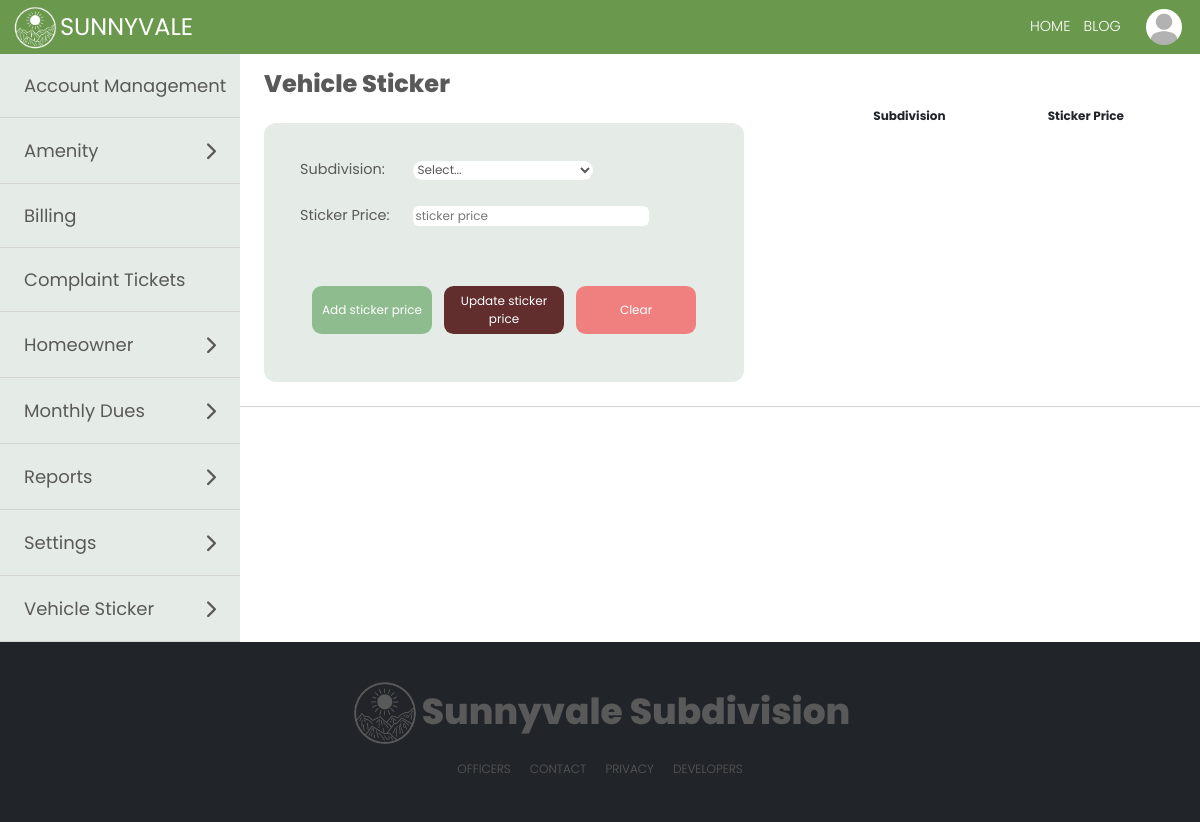
Before: /modules/settingsSticker.php (signed in) with the older database file.
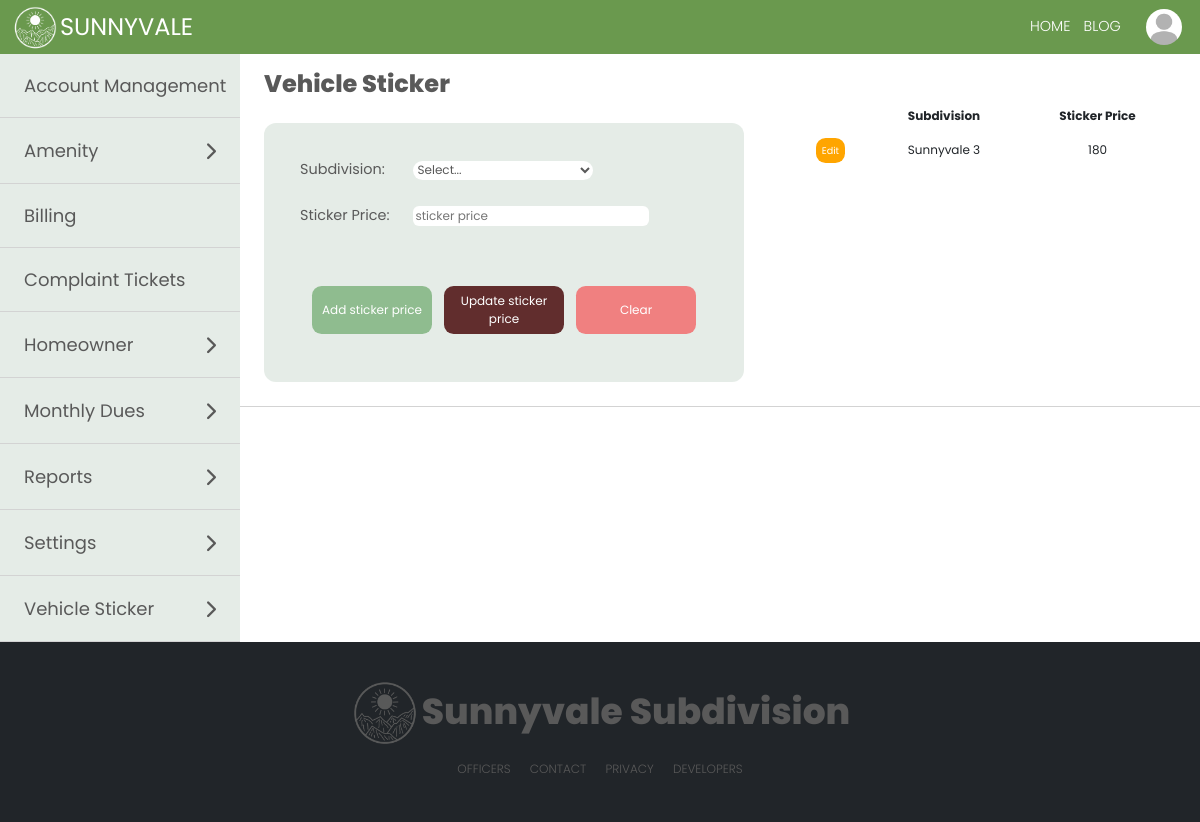
After: the same page with the newer database file.
### tables this page shows
CREATE TABLE IF NOT EXISTS `sticker` (
  `sticker_id` int(11) NOT NULL AUTO_INCREMENT,
  `subdivision` varchar(50) NOT NULL,
  `cost` int(11) NOT NULL,
  PRIMARY KEY (`sticker_id`)
);

### modules/settingsSticker.php (the view, shortened to what this page needs)
<?php
require '../marginals/topbar.php';
if ($_SESSION['subdivision'] != '') {
    $resultMonthly = $con->query("SELECT * FROM sticker WHERE subdivision = '" .  $_SESSION['subdivision'] . "'") or die($mysqli->error);
} else {
    $resultSubdivision_selectMonthly = $con->query("SELECT * FROM subdivision") or die($mysqli->error);
    $resultMonthly = $con->query("SELECT * FROM sticker") or die($mysqli->error);
}
?>
<!DOCTYPE html>
<html lang="en">
<head>
</head>
<body>
    <div class="secretary">
        <div class="sideBar">
            <?php require '../marginals/sidebarAdmin.php'; ?>
        </div>
        <div class="secretaryPanel">
            <label class="lblSettings">Vehicle Sticker</label>
            <div class="settingsMonthlyDues" id="settingsMonthlyDues">
                <div class="addAmenityForm">
                    <form method="post" autocomplete="off">
                        <table class="tblAmenityForm">
                            <tr>
                                <td>Subdivision:</td>
                                <td>
                                    <select name="subdivision" id="" required>
                                        <option value="">Select...</option>
                                    </select>
                                </td>
                            </tr>
                            <tr>
                                <td>Sticker Price:</td>
                                <td>
                                    <input name="sticker_price" value="<?php echo $sticker_price ?? '' ?>" type="text" placeholder="sticker price" required />
                                </td>
                            </tr>
                        </table>
                        <div class="btnArea">
                            <button type="button" class="btnSubmitReg" data-bs-toggle="modal" data-bs-target="#addMonthlyDuesModal" <?php
                                                                                                                                    if ($sticker_id ?? '') {
                                                                                                                                        echo "disabled";
                                                                                                                                    } else {
                                                                                                                                        echo "";
                                                                                                                                    } ?>>
                                Add sticker price
                            </button>
                            <button type="button" class="btnClearReg" data-bs-toggle="modal" data-bs-target="#updateMonthlyModal" <?php
                                                                                                                                    if ($sticker_id ?? '') {
                                                                                                                                        echo "";
                                                                                                                                    } else {
                                                                                                                                        echo "disabled";
                                                                                                                                    } ?>>
                                Update sticker price
                            </button>
                            <button type="button" value="" class="btnClearReg" data-bs-toggle="modal" data-bs-target="#exampleModal">
                                Clear
                            </button>
                        </div>
                    </form>
                </div>
                <div class="tblAmenityContainer">
                    <table class="table tblAmenity">
                        <thead>
                            <th></th>
                            <th>Subdivision</th>
                            <th>Sticker Price</th>
                        </thead>
                        <?php while ($row = $resultMonthly->fetch_assoc()) : ?>
                            <tr>
                                <td>
                                    <a href="settingsSticker.php?sticker_id=<?php echo $row['sticker_id']; ?>" class="btnEdit">Edit</a>
                                </td>
                                <td>
                                    <?php echo $row['subdivision'] ?>
                                </td>
                                <td><?php echo $row['cost'] ?></td>
                            </tr>
                        <?php endwhile; ?>
                    </table>
                </div>
            </div>
        </div>
    </div>
    <?php
    require '../marginals/footer2.php'
    ?>
</body>
</html>

Changed rows visible on the page:
added sticker: subdivision "Sunnyvale 3", cost "180"
